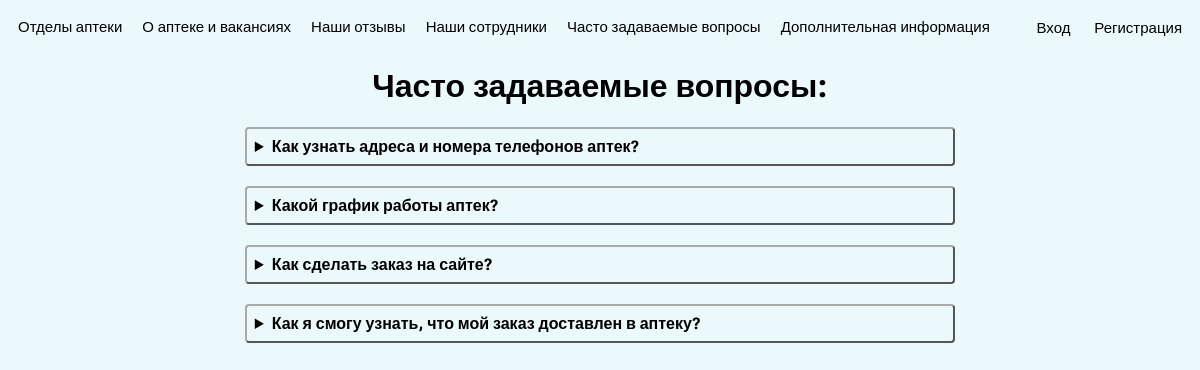
Screenshot of /questions with the database file from the repository.
### webapp/models.py (models this page shows)
class MostAskedQuestions(models.Model):
    name = models.CharField(blank=False, default="Содержание", max_length=200)
    description = models.CharField(blank=False, default="Содержание", max_length=2000)

### webapp/views.py (the view)
# urls.py: re_path(r'^questions', views.questions),
def questions(request):
    all_questions = MostAskedQuestions.objects.all()
    return TemplateResponse(request, "questions.html", context={"all_questions": all_questions})

### webapp/templates/questions.html (shortened to what this page needs)
<head>
</head>
{% extends "base.html" %}
{% block content %}
<body>
    <main>
        <header>
            <h1 class="center">Часто задаваемые вопросы:</h1>
        </header>
        {%if all_questions|length != 0%}
        {% for element in all_questions %}
        <section class="div1">
            <details>
                <summary>{{element.name}}</summary>
            </details>
        </section>
        {% endfor %}
        {%else%}
            <p>На данный момент вопросы не добавленны.</p>
        {%endif%}
    </main>
</body>
{% endblock content %}

### webapp/templates/questions.html (style rules this page uses)
body { font-family : "Roboto Flex", sans-serif; }
details { border: 2px outset #aaa; border-radius: 4px; padding: 0.5em 0.5em 0; transition: background-color 0.2s; }
summary { font-weight: bold; margin: -0.5em -0.5em 0; padding: 0.5em; //list-style: none; }
.div1 { width: 60%; display: block; margin-left: auto; margin-right: auto; margin-top: 20px; user-select: none; }
.center { display: block; margin-left: auto; margin-right: auto; text-align: center; }

### webapp/templates/base.html (style rules this page uses)
body { background-color: rgb(236, 249, 250); }

### rows the page displays
MostAskedQuestions: name "Как узнать адреса и номера телефонов аптек?"
MostAskedQuestions: name "Какой график работы аптек?"
MostAskedQuestions: name "Как сделать заказ на сайте?"
MostAskedQuestions: name "Как я смогу узнать, что мой заказ доставлен в аптеку?"
